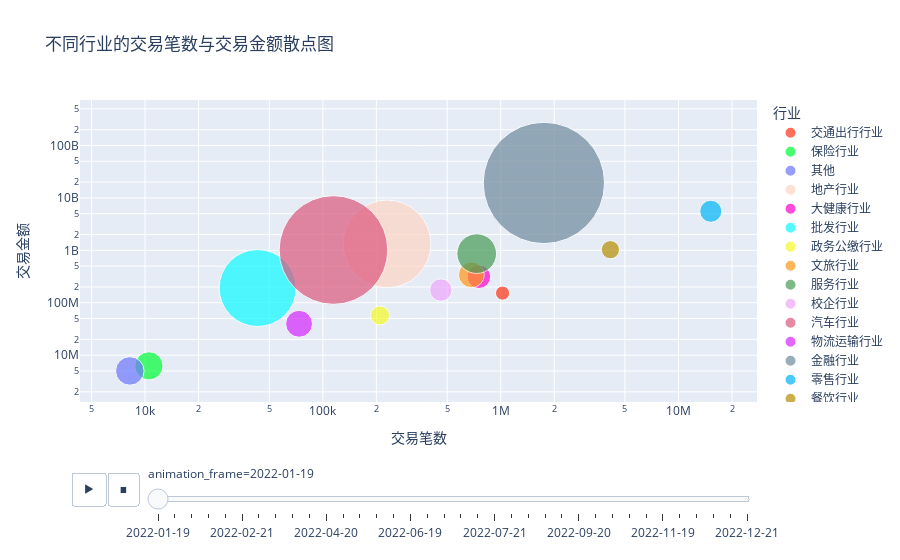

Write notebook code for a chart like this one.
### Code cell
def get_division(df):
    return df["交易金额"]/df["交易笔数"]
#! 不同区的交易笔数与交易金额散点图
# di = allTransactionData.copy().groupby(["月份", "区"], as_index=False).agg(np.sum)
# di.loc[:, "单笔平均金额"] = di.apply(get_division, axis=1)
# figD=px.scatter(
#     di,
#     x="交易笔数",
#     y="交易金额",
#     color="区",
#     size="单笔平均金额",
#     size_max=100,
#     log_x=True,
#     log_y=True,
#     animation_frame=di.月份.astype(str),
#     title="不同区的交易笔数与交易金额散点图",
#     color_discrete_sequence=px.colors.qualitative.Light24)
dj = allTransactionData.copy().groupby(["月份", "行业"], as_index=False).agg(np.sum)
dj.loc[:, "单笔平均金额"] = dj.apply(get_division, axis=1)
figE=px.scatter(
    dj,
    x="交易笔数",
    y="交易金额",
    color="行业",
    size="单笔平均金额",
    size_max=100,
    log_x=True,
    log_y=True,
    animation_frame=dj.月份.astype(str),
    title="不同行业的交易笔数与交易金额散点图",
    color_discrete_sequence=px.colors.qualitative.Light24)
figE.show()
# figD.show()

### Figure 1 — Plotly figure (JSON) as saved in the notebook; plotly's stock layout.template omitted (floating-point values rounded to 4 significant figures)
{"data": [{"hovertemplate": "行业=交通出行行业<br>animation_frame=2022-01-19<br>交易笔数=%{x}<br>交易金额=%{y}<br>单笔平均金额=%{marker.size}<extra></extra>", "legendgroup": "交通出行行业", "marker": {"color": "#FD3216", "size": [149.2], "sizemode": "area", "sizeref": 1.498, "symbol": "circle"}, "mode": "markers", "name": "交通出行行业", "orientation": "v", "showlegend": true, "type": "scatter", "x": [1024227], "xaxis": "x", "y": [152800000.0], "yaxis": "y"}, {"hovertemplate": "行业=保险行业<br>animation_frame=2022-01-19<br>交易笔数=%{x}<br>交易金额=%{y}<br>单笔平均金额=%{marker.size}<extra></extra>", "legendgroup": "保险行业", "marker": {"color": "#00FE35", "size": [595.5], "sizemode": "area", "sizeref": 1.498, "symbol": "circle"}, "mode": "markers", "name": "保险行业", "orientation": "v", "showlegend": true, "type": "scatter", "x": [10518], "xaxis": "x", "y": [6264000.0], "yaxis": "y"}, {"hovertemplate": "行业=其他<br>animation_frame=2022-01-19<br>交易笔数=%{x}<br>交易金额=%{y}<br>单笔平均金额=%{marker.size}<extra></extra>", "legendgroup": "其他", "marker": {"color": "#6A76FC", "size": [610.3], "sizemode": "area", "sizeref": 1.498, "symbol": "circle"}, "mode": "markers", "name": "其他", "orientation": "v", "showlegend": true, "type": "scatter", "x": [8208], "xaxis": "x", "y": [5009000.0], "yaxis": "y"}, {"hovertemplate": "行业=地产行业<br>animation_frame=2022-01-19<br>交易笔数=%{x}<br>交易金额=%{y}<br>单笔平均金额=%{marker.size}<extra></extra>", "legendgroup": "地产行业", "marker": {"color": "#FED4C4", "size": [5771.0], "sizemode": "area", "sizeref": 1.498, "symbol": "circle"}, "mode": "markers", "name": "地产行业", "orientation": "v", "showlegend": true, "type": "scatter", "x": [229504], "xaxis": "x", "y": [1324000000.0], "yaxis": "y"}, {"hovertemplate": "行业=大健康行业<br>animation_frame=2022-01-19<br>交易笔数=%{x}<br>交易金额=%{y}<br>单笔平均金额=%{marker.size}<extra></extra>", "legendgroup": "大健康行业", "marker": {"color": "#FE00CE", "size": [415.4], "sizemode": "area", "sizeref": 1.498, "symbol": "circle"}, "mode": "markers", "name": "大健康行业", "orientation": "v", "showlegend": true, "type": "scatter", "x": [754310], "xaxis": "x", "y": [313400000.0], "yaxis": "y"}, {"hovertemplate": "行业=批发行业<br>animation_frame=2022-01-19<br>交易笔数=%{x}<br>交易金额=%{y}<br>单笔平均金额=%{marker.size}<extra></extra>", "legendgroup": "批发行业", "marker": {"color": "#0DF9FF", "size": [4447.0], "sizemode": "area", "sizeref": 1.498, "symbol": "circle"}, "mode": "markers", "name": "批发行业", "orientation": "v", "showlegend": true, "type": "scatter", "x": [42968], "xaxis": "x", "y": [191100000.0], "yaxis": "y"}, {"hovertemplate": "行业=政务公缴行业<br>animation_frame=2022-01-19<br>交易笔数=%{x}<br>交易金额=%{y}<br>单笔平均金额=%{marker.size}<extra></extra>", "legendgroup": "政务公缴行业", "marker": {"color": "#F6F926", "size": [273.3], "sizemode": "area", "sizeref": 1.498, "symbol": "circle"}, "mode": "markers", "name": "政务公缴行业", "orientation": "v", "showlegend": true, "type": "scatter", "x": [209590], "xaxis": "x", "y": [57280000.0], "yaxis": "y"}, {"hovertemplate": "行业=文旅行业<br>animation_frame=2022-01-19<br>交易笔数=%{x}<br>交易金额=%{y}<br>单笔平均金额=%{marker.size}<extra></extra>", "legendgroup": "文旅行业", "marker": {"color": "#FF9616", "size": [499.2], "sizemode": "area", "sizeref": 1.498, "symbol": "circle"}, "mode": "markers", "name": "文旅行业", "orientation": "v", "showlegend": true, "type": "scatter", "x": [684191], "xaxis": "x", "y": [341500000.0], "yaxis": "y"}, {"hovertemplate": "行业=服务行业<br>animation_frame=2022-01-19<br>交易笔数=%{x}<br>交易金额=%{y}<br>单笔平均金额=%{marker.size}<extra></extra>", "legendgroup": "服务行业", "marker": {"color": "#479B55", "size": [1181.0], "sizemode": "area", "sizeref": 1.498, "symbol": "circle"}, "mode": "markers", "name": "服务行业", "orientation": "v", "showlegend": true, "type": "scatter", "x": [733121], "xaxis": "x", "y": [865700000.0], "yaxis": "y"}, {"hovertemplate": "行业=校企行业<br>animation_frame=2022-01-19<br>交易笔数=%{x}<br>交易金额=%{y}<br>单笔平均金额=%{marker.size}<extra></extra>", "legendgroup": "校企行业", "marker": {"color": "#EEA6FB", "size": [379.2], "sizemode": "area", "sizeref": 1.498, "symbol": "circle"}, "mode": "markers", "name": "校企行业", "orientation": "v", "showlegend": true, "type": "scatter", "x": [460854], "xaxis": "x", "y": [174800000.0], "yaxis": "y"}, {"hovertemplate": "行业=汽车行业<br>animation_frame=2022-01-19<br>交易笔数=%{x}<br>交易金额=%{y}<br>单笔平均金额=%{marker.size}<extra></extra>", "legendgroup": "汽车行业", "marker": {"color": "#DC587D", "size": [8849.0], "sizemode": "area", "sizeref": 1.498, "symbol": "circle"}, "mode": "markers", "name": "汽车行业", "orientation": "v", "showlegend": true, "type": "scatter", "x": [114686], "xaxis": "x", "y": [1015000000.0], "yaxis": "y"}, {"hovertemplate": "行业=物流运输行业<br>animation_frame=2022-01-19<br>交易笔数=%{x}<br>交易金额=%{y}<br>单笔平均金额=%{marker.size}<extra></extra>", "legendgroup": "物流运输行业", "marker": {"color": "#D626FF", "size": [541.0], "sizemode": "area", "sizeref": 1.498, "symbol": "circle"}, "mode": "markers", "name": "物流运输行业", "orientation": "v", "showlegend": true, "type": "scatter", "x": [73472], "xaxis": "x", "y": [39750000.0], "yaxis": "y"}, {"hovertemplate": "行业=金融行业<br>animation_frame=2022-01-19<br>交易笔数=%{x}<br>交易金额=%{y}<br>单笔平均金额=%{marker.size}<extra></extra>", "legendgroup": "金融行业", "marker": {"color": "#6E899C", "size": [11030.0], "sizemode": "area", "sizeref": 1.498, "symbol": "circle"}, "mode": "markers", "name": "金融行业", "orientation": "v", "showlegend": true, "type": "scatter", "x": [1749447], "xaxis": "x", "y": [19300000000.0], "yaxis": "y"}, {"hovertemplate": "行业=零售行业<br>animation_frame=2022-01-19<br>交易笔数=%{x}<br>交易金额=%{y}<br>单笔平均金额=%{marker.size}<extra></extra>", "legendgroup": "零售行业", "marker": {"color": "#00B5F7", "size": [366.2], "sizemode": "area", "sizeref": 1.498, "symbol": "circle"}, "mode": "markers", "name": "零售行业", "orientation": "v", "showlegend": true, "type": "scatter", "x": [15189828], "xaxis": "x", "y": [5562000000.0], "yaxis": "y"}, {"hovertemplate": "行业=餐饮行业<br>animation_frame=2022-01-19<br>交易笔数=%{x}<br>交易金额=%{y}<br>单笔平均金额=%{marker.size}<extra></extra>", "legendgroup": "餐饮行业", "marker": {"color": "#B68E00", "size": [248.5], "sizemode": "area", "sizeref": 1.498, "symbol": "circle"}, "mode": "markers", "name": "餐饮行业", "orientation": "v", "showlegend": true, "type": "scatter", "x": [4139522], "xaxis": "x", "y": [1029000000.0], "yaxis": "y"}], "layout": {"legend": {"itemsizing": "constant", "title": {"text": "行业"}, "tracegroupgap": 0}, "sliders": [{"active": 0, "currentvalue": {"prefix": "animation_frame="}, "len": 0.9, "pad": {"b": 10, "t": 60}, "steps": [{"args": [["2022-01-19"], {"frame": {"duration": 0, "redraw": false}, "fromcurrent": true, "mode": "immediate", "transition": {"duration": 0, "easing": "linear"}}], "label": "2022-01-19", "method": "animate"}, {"args": [["2022-01-20"], {"frame": {"duration": 0, "redraw": false}, "fromcurrent": true, "mode": "immediate", "transition": {"duration": 0, "easing": "linear"}}], "label": "2022-01-20", "method": "animate"}, {"args": [["2022-01-21"], {"frame": {"duration": 0, "redraw": false}, "fromcurrent": true, "mode": "immediate", "transition": {"duration": 0, "easing": "linear"}}], "label": "2022-01-21", "method": "animate"}, {"args": [["2022-02-19"], {"frame": {"duration": 0, "redraw": false}, "fromcurrent": true, "mode": "immediate", "transition": {"duration": 0, "easing": "linear"}}], "label": "2022-02-19", "method": "animate"}, {"args": [["2022-02-20"], {"frame": {"duration": 0, "redraw": false}, "fromcurrent": true, "mode": "immediate", "transition": {"duration": 0, "easing": "linear"}}], "label": "2022-02-20", "method": "animate"}, {"args": [["2022-02-21"], {"frame": {"duration": 0, "redraw": false}, "fromcurrent": true, "mode": "immediate", "transition": {"duration": 0, "easing": "linear"}}], "label": "2022-02-21", "method": "animate"}, {"args": [["2022-03-19"], {"frame": {"duration": 0, "redraw": false}, "fromcurrent": true, "mode": "immediate", "transition": {"duration": 0, "easing": "linear"}}], "label": "2022-03-19", "method": "animate"}, {"args": [["2022-03-20"], {"frame": {"duration": 0, "redraw": false}, "fromcurrent": true, "mode": "immediate", "transition": {"duration": 0, "easing": "linear"}}], "label": "2022-03-20", "method": "animate"}, {"args": [["2022-03-21"], {"frame": {"duration": 0, "redraw": false}, "fromcurrent": true, "mode": "immediate", "transition": {"duration": 0, "easing": "linear"}}], "label": "2022-03-21", "method": "animate"}, {"args": [["2022-04-19"], {"frame": {"duration": 0, "redraw": false}, "fromcurrent": true, "mode": "immediate", "transition": {"duration": 0, "easing": "linear"}}], "label": "2022-04-19", "method": "animate"}, {"args": [["2022-04-20"], {"frame": {"duration": 0, "redraw": false}, "fromcurrent": true, "mode": "immediate", "transition": {"duration": 0, "easing": "linear"}}], "label": "2022-04-20", "method": "animate"}, {"args": [["2022-04-21"], {"frame": {"duration": 0, "redraw": false}, "fromcurrent": true, "mode": "immediate", "transition": {"duration": 0, "easing": "linear"}}], "label": "2022-04-21", "method": "animate"}, {"args": [["2022-05-19"], {"frame": {"duration": 0, "redraw": false}, "fromcurrent": true, "mode": "immediate", "transition": {"duration": 0, "easing": "linear"}}], "label": "2022-05-19", "method": "animate"}, {"args": [["2022-05-20"], {"frame": {"duration": 0, "redraw": false}, "fromcurrent": true, "mode": "immediate", "transition": {"duration": 0, "easing": "linear"}}], "label": "2022-05-20", "method": "animate"}, {"args": [["2022-05-21"], {"frame": {"duration": 0, "redraw": false}, "fromcurrent": true, "mode": "immediate", "transition": {"duration": 0, "easing": "linear"}}], "label": "2022-05-21", "method": "animate"}, {"args": [["2022-06-19"], {"frame": {"duration": 0, "redraw": false}, "fromcurrent": true, "mode": "immediate", "transition": {"duration": 0, "easing": "linear"}}], "label": "2022-06-19", "method": "animate"}, {"args": [["2022-06-20"], {"frame": {"duration": 0, "redraw": false}, "fromcurrent": true, "mode": "immediate", "transition": {"duration": 0, "easing": "linear"}}], "label": "2022-06-20", "method": "animate"}, {"args": [["2022-06-21"], {"frame": {"duration": 0, "redraw": false}, "fromcurrent": true, "mode": "immediate", "transition": {"duration": 0, "easing": "linear"}}], "label": "2022-06-21", "method": "animate"}, {"args": [["2022-07-19"], {"frame": {"duration": 0, "redraw": false}, "fromcurrent": true, "mode": "immediate", "transition": {"duration": 0, "easing": "linear"}}], "label": "2022-07-19", "method": "animate"}, {"args": [["2022-07-20"], {"frame": {"duration": 0, "redraw": false}, "fromcurrent": true, "mode": "immediate", "transition": {"duration": 0, "easing": "linear"}}], "label": "2022-07-20", "method": "animate"}, {"args": [["2022-07-21"], {"frame": {"duration": 0, "redraw": false}, "fromcurrent": true, "mode": "immediate", "transition": {"duration": 0, "easing": "linear"}}], "label": "2022-07-21", "method": "animate"}, {"args": [["2022-08-19"], {"frame": {"duration": 0, "redraw": false}, "fromcurrent": true, "mode": "immediate", "transition": {"duration": 0, "easing": "linear"}}], "label": "2022-08-19", "method": "animate"}, {"args": [["2022-08-20"], {"frame": {"duration": 0, "redraw": false}, "fromcurrent": true, "mode": "immediate", "transition": {"duration": 0, "easing": "linear"}}], "label": "2022-08-20", "method": "animate"}, {"args": [["2022-08-21"], {"frame": {"duration": 0, "redraw": false}, "fromcurrent": true, "mode": "immediate", "transition": {"duration": 0, "easing": "linear"}}], "label": "2022-08-21", "method": "animate"}, {"args": [["2022-09-19"], {"frame": {"duration": 0, "redraw": false}, "fromcurrent": true, "mode": "immediate", "transition": {"duration": 0, "easing": "linear"}}], "label": "2022-09-19", "method": "animate"}, {"args": [["2022-09-20"], {"frame": {"duration": 0, "redraw": false}, "fromcurrent": true, "mode": "immediate", "transition": {"duration": 0, "easing": "linear"}}], "label": "2022-09-20", "method": "animate"}, {"args": [["2022-09-21"], {"frame": {"duration": 0, "redraw": false}, "fromcurrent": true, "mode": "immediate", "transition": {"duration": 0, "easing": "linear"}}], "label": "2022-09-21", "method": "animate"}, {"args": [["2022-10-19"], {"frame": {"duration": 0, "redraw": false}, "fromcurrent": true, "mode": "immediate", "transition": {"duration": 0, "easing": "linear"}}], "label": "2022-10-19", "method": "animate"}, {"args": [["2022-10-20"], {"frame": {"duration": 0, "redraw": false}, "fromcurrent": true, "mode": "immediate", "transition": {"duration": 0, "easing": "linear"}}], "label": "2022-10-20", "method": "animate"}, {"args": [["2022-10-21"], {"frame": {"duration": 0, "redraw": false}, "fromcurrent": true, "mode": "immediate", "transition": {"duration": 0, "easing": "linear"}}], "label": "2022-10-21", "method": "animate"}, {"args": [["2022-11-19"], {"frame": {"duration": 0, "redraw": false}, "fromcurrent": true, "mode": "immediate", "transition": {"duration": 0, "easing": "linear"}}], "label": "2022-11-19", "method": "animate"}, {"args": [["2022-11-20"], {"frame": {"duration": 0, "redraw": false}, "fromcurrent": true, "mode": "immediate", "transition": {"duration": 0, "easing": "linear"}}], "label": "2022-11-20", "method": "animate"}, {"args": [["2022-11-21"], {"frame": {"duration": 0, "redraw": false}, "fromcurrent": true, "mode": "immediate", "transition": {"duration": 0, "easing": "linear"}}], "label": "2022-11-21", "method": "animate"}, {"args": [["2022-12-19"], {"frame": {"duration": 0, "redraw": false}, "fromcurrent": true, "mode": "immediate", "transition": {"duration": 0, "easing": "linear"}}], "label": "2022-12-19", "method": "animate"}, {"args": [["2022-12-20"], {"frame": {"duration": 0, "redraw": false}, "fromcurrent": true, "mode": "immediate", "transition": {"duration": 0, "easing": "linear"}}], "label": "2022-12-20", "method": "animate"}, {"args": [["2022-12-21"], {"frame": {"duration": 0, "redraw": false}, "fromcurrent": true, "mode": "immediate", "transition": {"duration": 0, "easing": "linear"}}], "label": "2022-12-21", "method": "animate"}], "x": 0.1, "xanchor": "left", "y": 0, "yanchor": "top"}], "title": {"text": "不同行业的交易笔数与交易金额散点图"}, "updatemenus": [{"buttons": [{"args": [null, {"frame": {"duration": 500, "redraw": false}, "fromcurrent": true, "mode": "immediate", "transition": {"duration": 500, "easing": "linear"}}], "label": "&#9654;", "method": "animate"}, {"args": [[null], {"frame": {"duration": 0, "redraw": false}, "fromcurrent": true, "mode": "immediate", "transition": {"duration": 0, "easing": "linear"}}], "label": "&#9724;", "method": "animate"}], "direction": "left", "pad": {"r": 10, "t": 70}, "showactive": false, "type": "buttons", "x": 0.1, "xanchor": "right", "y": 0, "yanchor": "top"}], "xaxis": {"anchor": "y", "domain": [0, 1], "title": {"text": "交易笔数"}, "type": "log"}, "yaxis": {"anchor": "x", "domain": [0, 1], "title": {"text": "交易金额"}, "type": "log"}}}
